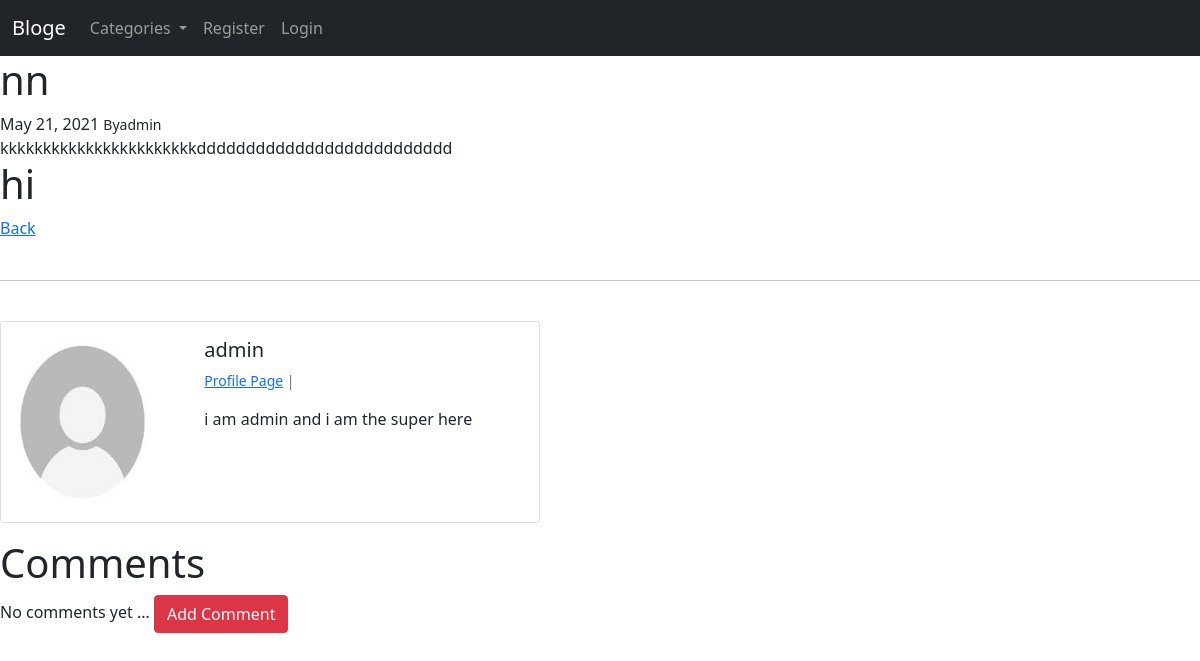
The page /post/1 on the database as committed earlier.
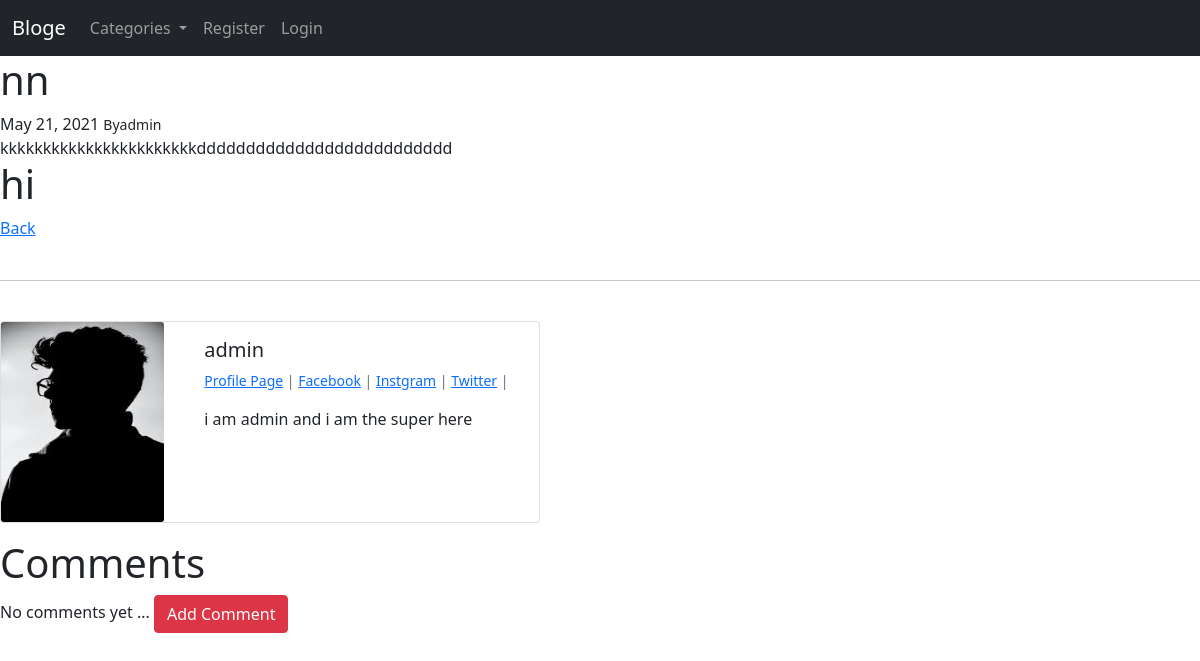
The same page on the database as committed later.
### myblog/models.py (models this page shows, shortened)
class Post(models.Model):
    title = models.CharField(max_length=255)
    title_tag = models.CharField(max_length=255)
    header_image=models.ImageField(null=True, blank=True, upload_to="images/")
    author = models.ForeignKey(User, on_delete=models.CASCADE)
    category = models.ForeignKey(Category,
                                 on_delete=models.SET_DEFAULT,
                                 default=1)
    snippet = models.CharField(max_length=255, default="Click Link Above To Read Blog......")
    body = RichTextField(blank=True, null=True)
    post_date = models.DateField(auto_now_add=True)
    likes = models.ManyToManyField(User, related_name='blog_posts')

class Profile(models.Model):
    user= models.OneToOneField(User, null=True, on_delete=models.CASCADE)
    bio= models.TextField()
    profile_pic = models.ImageField(null=True, blank=True, upload_to="images/profile/")
    website_url = models.CharField(max_length=255, null=True, blank=True)
    fb_url = models.CharField(max_length=255, null=True, blank=True)
    instgram_url = models.CharField(max_length=255, null=True, blank=True)
    twitter_url = models.CharField(max_length=255, null=True, blank=True)
    pintrest_url = models.CharField(max_length=255, null=True, blank=True)

### myblog/views.py (the view)
# urls.py: path("post/<int:pk>", PostDetailView.as_view(), name="post-detail"),
class PostDetailView(DetailView):
    model = Post
    template_name = "post_details.html"

### ablog/context_processors.py (called while the page is built)
def add_variable_to_context(request):
    return {
        "categories": Category.objects.order_by("id").all(),
    }

### myblog/models.py (called while the page is built)
    def __str__(self):
        return self.name

### myblog/templates/post_details.html (shortened to what this page needs)
{% extends 'base.html' %}
{% load static  %}
{%block content %}
<h1>{{post.title}}</h1>
 {{post.post_date}}
<small>By{{post.author}}</small>
<br />
{{post.body|safe}}
<a href="{% url 'home' %}">Back</a>
<br /><br />
<hr />
<br />
<div class="card mb-3" style="max-width: 540px">
  <div class="row no-gutters">
    <div class="col-md-4">
      {% if post.author.profile.profile_pic %}
      <img
        src="{{post.author.profile.profile_pic.url}}"
        width="400"
        height="200"
        class="card-img"
        alt="..."
      />
      {% else %}
      <img
        src="{% static '/myblog/images/profile.jpeg' %}"
        width="400"
        height="200"
        class="card-img"
        alt="..."
      />
      {% endif %}
    </div>
    <div class="col-md-8">
      <div class="card-body">
        <h5 class="card-title">{{post.author}}</h5>
        <p class="small text-muted">
          <a href="{% url 'show_prfile_page' post.author.id %}">Profile Page</a> |
          {% if post.author.profile.fb_url %}
          <a href="{{post.author.profile.fb_url}}">Facebook</a> | {% endif %}
           {%if post.author.profile.instgram_url %}
          <a href="{{post.author.profile.instgram_url}}">Instgram</a> | {% endif%}
           {% if post.author.profile.twitter_url %}
          <a href="{{post.author.profile.twitter_url}}">Twitter</a> | {% endif %}
        </p>
        <p class="card-text">{{post.author.profile.bio}}</p>
      </div>
    </div>
  </div>
</div>
<h1>Comments</h1>
{% if not post.comments.all %}
No comments yet ... <a href="{% url 'add-comment' post.pk %}" class="btn btn-danger">Add Comment</a>
{% else %}
{% for comment in post.comments.all %}
<strong> ** {{comment.name}} - {{comment.date_added}} </strong>
<br />
{{comment.body}}
{% endfor %}
{% endif %}
{% endblock %}

Rows that differ between the two databases and show on the page:
changed through a linked row, Post "nn": author.profile.profile_pic: picture added
Other text that changed with them:
text now shown: "Facebook | Instgram | Twitter |"
